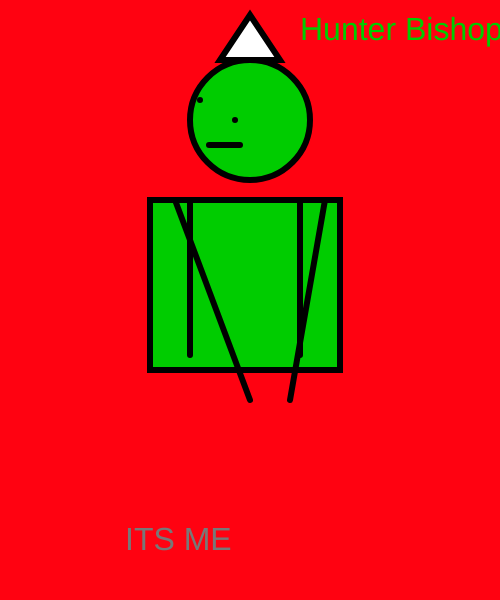
Frame 1 (no input)
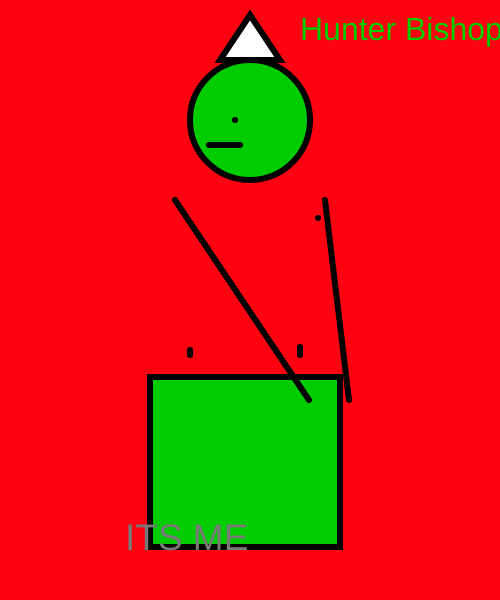
Frame 60 (no input)
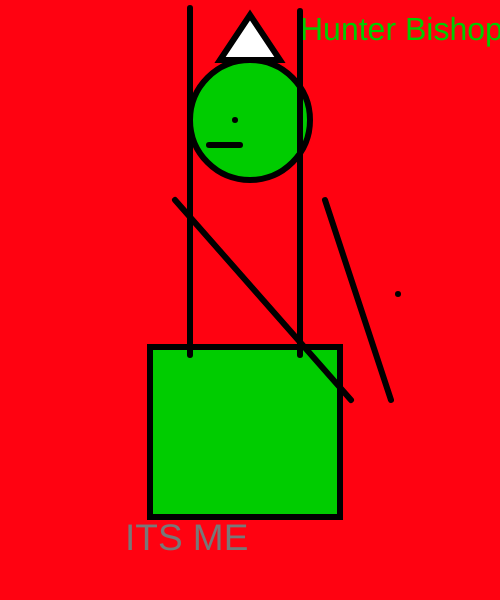
Frame 120 (the mouse pressed at the canvas centre since frame 60)

The p5.js sketch that drew these frames (run headless with seeded random() and noise() and a simulated clock; from frame 60 on, the mouse is pressed at the canvas centre):

// p5.js sketch
// ── sketch.js
var fontsize = 32;
var fontmove = 5;
var count = 0;
var squarehor = 200;
var squarevert = 185;
var squaredirect = 3;
var armhor = 250;
var armhor2 = 290;
var armvert = 100;
var armdirect = 1;
var leghor = 200;
var legvert = 185;
var legdirect = 3;

var eyehor = 200;
var eyevery = 100;
var eyedirect = 2;

function setup()
{
createCanvas(500, 600);
}

function draw()
{
strokeWeight(6);
background(300,2,17);
fill(0, 204, 0);
circle(250,120,120);

textSize(32)
text("Hunter Bishop",300,40);

   
fill(0,204,0);
rect(150,squarehor,190,170)
squarehor += squaredirect;
if(squarehor <= 0 || squarehor >= 450 )
{
squaredirect *= -1;
}
line(armhor,400,175,200);
armhor+=armdirect;
if(armhor >= 418 || armhor <= 82)
{
armdirect *= -1;
}
line(325,200,armhor2,400);
armhor2+=armdirect;
if(armhor2 >= 400 || armhor2 <= 80)
{
armdirect *= -1;
}
line(209,145,240,145);
line(190,leghor,190,355);
leghor += legdirect;
if(leghor <= 0 || leghor >= 450 )
{
legdirect *= -1;
}
line(300,leghor,300,355);
leghor += legdirect;
if(leghor <= 0 || leghor >= 450 )
{
legdirect *= -1;
}


fill(0);
point(eyehor,eyevery);
eyehor+=eyedirect;
if(eyehor >= 418 || eyehor <= 82)
{
eyedirect *= -1;
}
eyevery += eyedirect;
if(eyevery <= 0 || eyevery >= 450 )
{
eyedirect *= -1;
}
point(235,120);

fill(400,400,400);
triangle(220,60,250,15,280,60)


fill(120);
textSize(fontsize);
fontsize+= fontmove;
count++;
if(count > 5)
{
fontmove *=-1;
count = 0;
}
text("ITS ME",125,550);




}

// ── SelfPortrait.html
<html>
<head>
<script src="https://cdnjs.cloudflare.com/ajax/libs/p5.js/1.1.9/p5.min.js"></script>
<script src="sketch.js"></script>
<title>Self Portrait</title>
</head>
<body>
</body>
</html>
